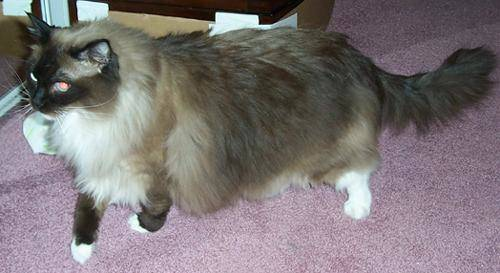
#> input picture Data_train_Cat/Cat/cat.1011.jpg, 500 x 273 px, found by its file name; its folder holds 4 pictures in this run
$ python Train_Cat.py
#> lines starting #> are read from the running program, lines starting #| are printed output that depends on the picture
import os
import cv2
import numpy as np
from sklearn.model_selection import train_test_split
from sklearn.neighbors import KNeighborsClassifier
from sklearn.metrics import accuracy_score

# Đường dẫn tới thư mục chứa dữ liệu hình ảnh
cat_folder = 'Data_train_Cat\Cat'
dog_folder = 'Data_train_Cat\Dog'

# Hàm để đọc và resize hình ảnh
def load_images_from_folder(folder, label):
#> called with folder = 'Data_train_Cat\\Cat', label = 0
    images = [] #tạo mảng 1 chiều để lưu trữ các ảnh dữ liệu
    labels = [] #tạo mảng 1 chiều để lưu trữ nhãn // trường hợp này là 2 ? Cat, Dog
    for filename in os.listdir(folder):
        img = cv2.imread(os.path.join(folder, filename))# đọc ảnh đồng thời nạp vào biến img
#> img is the input picture: shape (273, 500, 3); mean B, G, R 118.6, 117.2, 124.6

        if img is not None:#nếu img không trống thì
            img = cv2.resize(img, (64, 64))  # Resize hình ảnh về kích thước 64x64
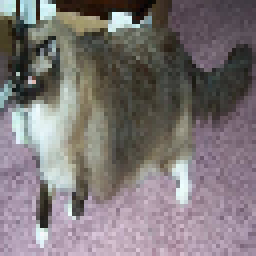
#> img: shape (64, 64, 3) (shown 4 times larger); mean B, G, R 118.7, 117.3, 124.7
            img = img.flatten()  # Chuyển đổi hình ảnh thành vector
#> img = 12288 values, max 254 at index 660, min 1 at index 490, mean 120.2
            images.append(img)#nạp vào images
            labels.append(label)
#> pass 2 of the loop in load_images_from_folder, `for filename in os.listdir(folder):`:
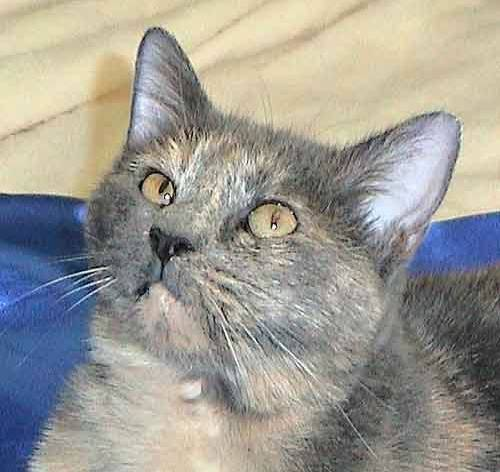
#> input picture Data_train_Cat/Cat/cat.1022.jpg, 500 x 472 px, found by its file name
#> in load_images_from_folder, img is the input picture: shape (472, 500, 3); mean B, G, R 148.1, 155.3, 157.6
#> in load_images_from_folder, `img = cv2.resize(img, (64, 64))`:
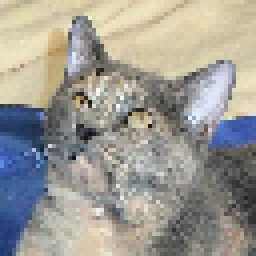
#> img: shape (64, 64, 3) (shown 4 times larger); mean B, G, R 148, 155.2, 157.6
#> in load_images_from_folder, `img = img.flatten()`: img = 12288 values, max 255 at index 5523, min 8 at index 6063, mean 153.6
#> pass 3 of the loop in load_images_from_folder, `for filename in os.listdir(folder):`:
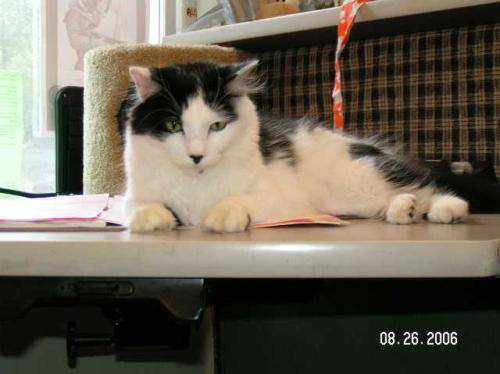
#> input picture Data_train_Cat/Cat/cat.1053.jpg, 500 x 374 px, found by its file name
#> in load_images_from_folder, img is the input picture: shape (374, 500, 3); mean B, G, R 87.7, 100.6, 108.1
#> in load_images_from_folder, `img = cv2.resize(img, (64, 64))`:
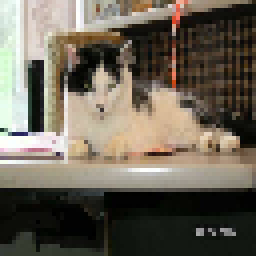
#> img: shape (64, 64, 3) (shown 4 times larger); mean B, G, R 87.2, 100, 107.5
#> in load_images_from_folder, `img = img.flatten()`: img = 12288 values, max 255 at index 13, min 0 at index 2559, mean 98.22
#> the loop made 4 passes; the first 3 are shown
    return images, labels

# Tải dữ liệu hình ảnh
cat_images, cat_labels = load_images_from_folder(cat_folder, 0)  # 0 cho mèo
dog_images, dog_labels = load_images_from_folder(dog_folder, 1)  # 1 cho chó
#> (the run stopped early here; a loop or call above may not have finished)
